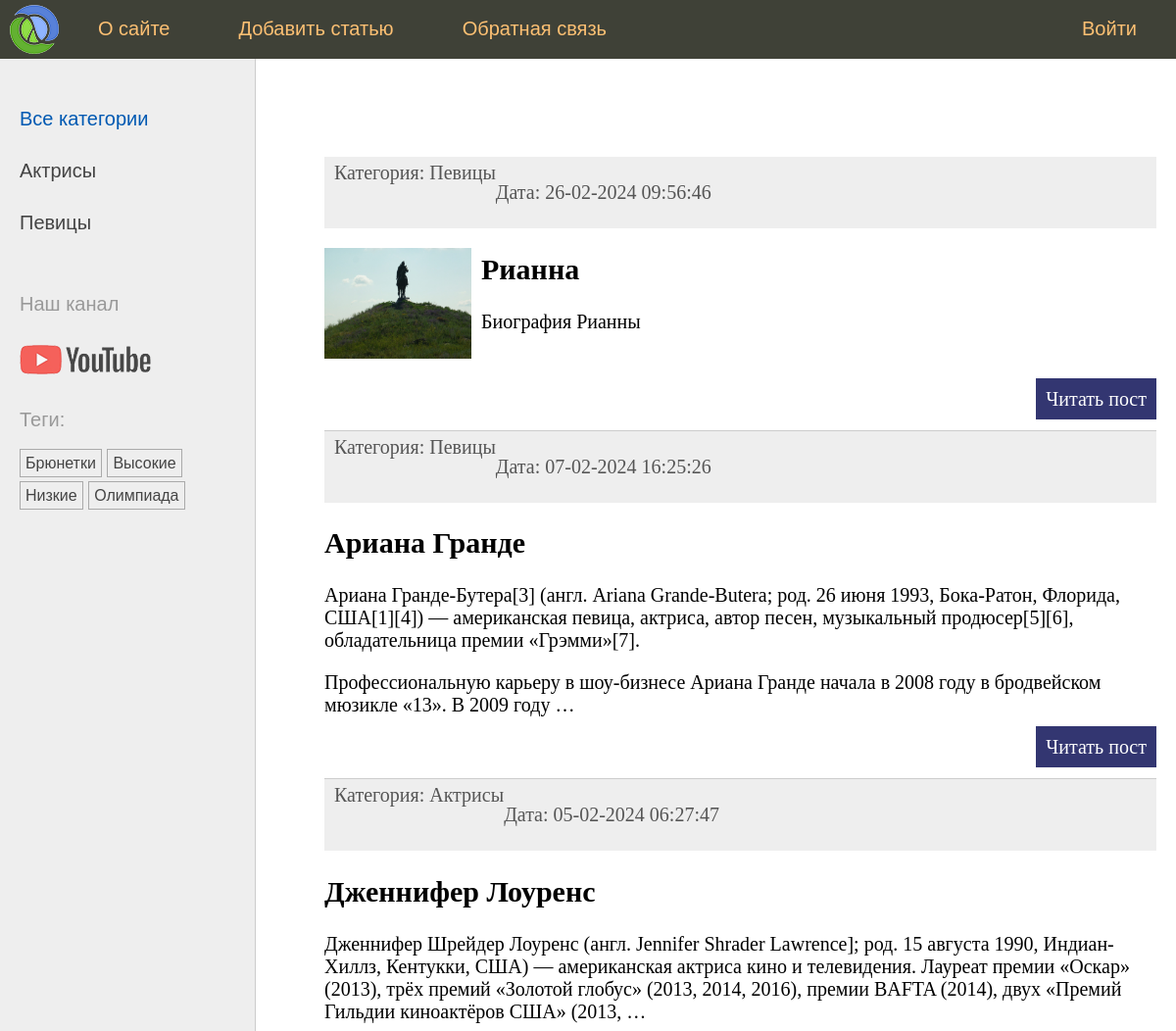
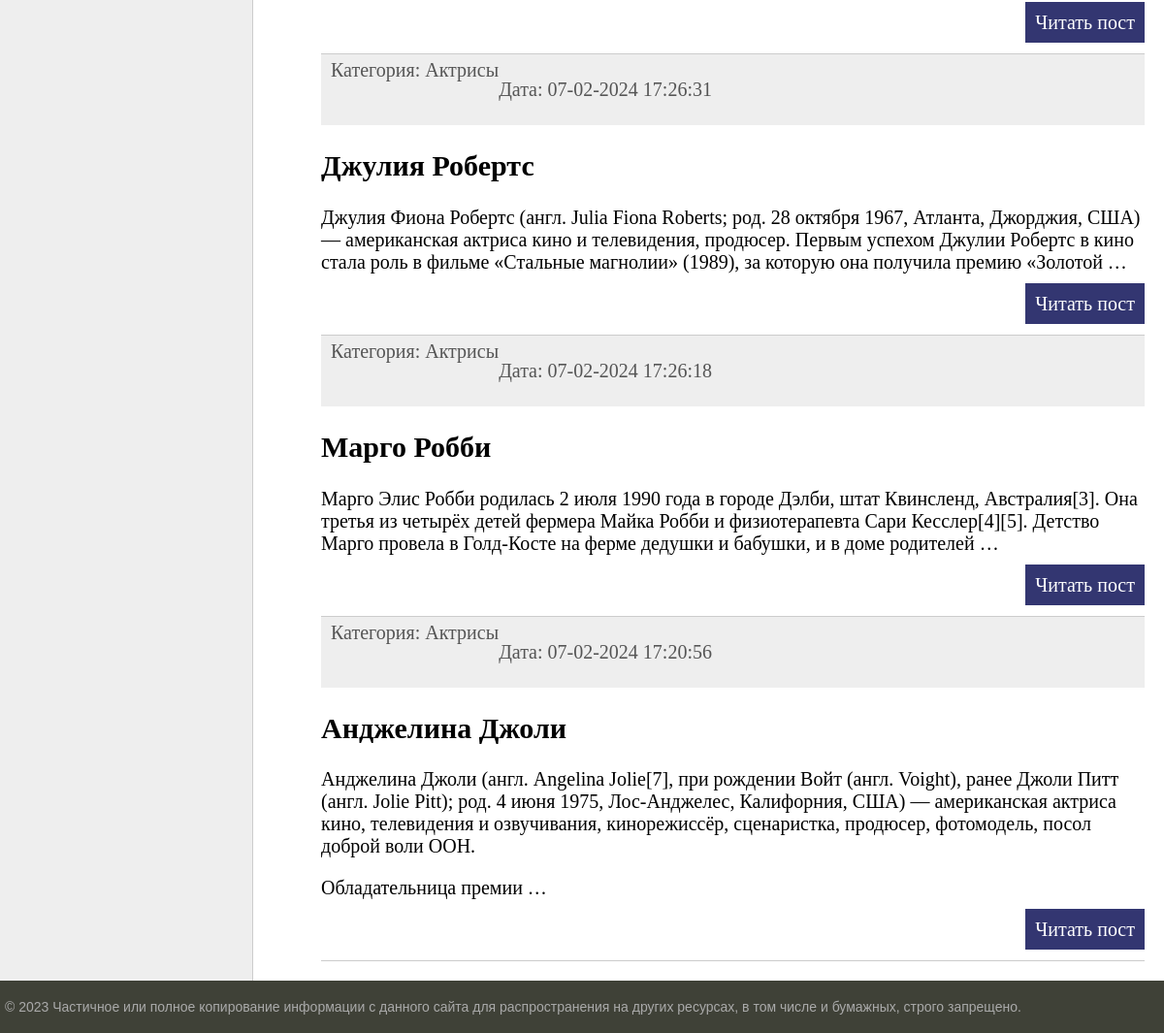
The page / on the database its author committed (2 pictures, top to bottom).
### women/models.py (models this page shows, shortened)
class Category(models.Model):
    name = models.CharField(max_length = 100, db_index=True, verbose_name = "Категория")
    slug = models.SlugField(max_length=255, unique=True, db_index=True, verbose_name = "Slug")
    class Meta:
        verbose_name = "Категория"
        verbose_name_plural = "Категории"
    def get_absolute_url(self):
        return reverse('category', kwargs={'cat_slug': self.slug})

class TagPost(models.Model):
    tag = models.CharField(max_length=100, db_index=True)
    slug = models.SlugField(max_length=255, unique=True, db_index=True)
    def get_absolute_url(self):
        return reverse('tag', kwargs={'tag_slug': self.slug})

class Women(models.Model):
    class Status(models.IntegerChoices):
        DRAFT = 0, 'Черновик'
        PUBLISHED = 1, 'Опубликовано'
    title = models.CharField(max_length = 255, verbose_name = "Заголовок")
    slug = models.SlugField(max_length=255, unique=True, db_index=True, verbose_name = "Slug",                           validators=[
                               MinLengthValidator(5, message="Минимум 5 символов"),
                               MaxLengthValidator(100, message="Максимум 100 символов"),
                           ])
    photo = models.ImageField(upload_to = "photos/%Y/%m/%d/", default=None, blank=True, null=True, verbose_name="Фото")
    content = models.TextField(blank=True, verbose_name = "Текст статьи") #можно оставлять пустым
    time_create = models.DateTimeField(auto_now_add=True, verbose_name = "Время создания") #автоматически заполняется поле в момент появления записи
    time_update = models.DateTimeField(auto_now=True, verbose_name = "Время изменения") #при изменении записи меняется поле
    is_published = models.BooleanField(choices=tuple(map(lambda x: (bool(x[0]), x[1]), Status.choices)), default = Status.DRAFT, verbose_name = "Статус")
    cat = models.ForeignKey('Category', on_delete = models.PROTECT, related_name='posts', verbose_name = "Категории") #Category как строка, т.к. класс определен ниже
    tags = models.ManyToManyField('TagPost', blank=True, related_name='tags', verbose_name = "Теги")
    husband = models.OneToOneField('Husband', on_delete=models.SET_NULL, null=True, blank=True, related_name='woman', verbose_name = "Муж")
    objects = models.Manager()
    published = PublishedManager()
    class Meta:
        verbose_name = "Известные женщины"
        verbose_name_plural = "Известные женщины"
        ordering = ['-time_create']
        indexes = [
            models.Index(fields=['-time_create'])
        ]
    def get_absolute_url(self):
        return reverse('post', kwargs={'post_slug': self.slug})

### women/views.py (the view)
# urls.py: path('', views.WomenHome.as_view(), name = 'home'), #http://127.0.0.1:8000/
class WomenHome(TemplateView):
    template_name = 'women/index.html'
    def get_context_data(self, **kwargs):
        context = super().get_context_data(**kwargs)
        context['title'] = 'Главная страница'
        context['menu'] = menu
        context['posts'] = Women.published.all().select_related('cat')
        context['cat_selected'] = int(self.request.GET.get('cat_id', 0))
        return context

### women/models.py (called while the page is built)
    def get_queryset(self):
        return super().get_queryset().filter(is_published=Women.Status.PUBLISHED)

### women/templatetags/women_tags.py (called while the page is built)
@register.inclusion_tag('women/list_categories.html')
def show_categories(cat_selected=0):
    cats = Category.objects.annotate(total=Count("posts")).filter(total__gt=0)
    return {'cats': cats, 'cat_selected': cat_selected}

@register.inclusion_tag('women/list_tags.html')
def show_all_tags():
    return {'tags': TagPost.objects.annotate(total=Count("tags")).filter(total__gt=0)}

### women/templates/women/index.html (shortened to what this page needs)
{% extends 'base.html' %}
{% block content %}
<ul class="list-articles">
	{% for p in posts %}
		<li><div class="article-panel">
				<p class="first">Категория: {{p.cat.name}}</p>
				<p class="list">Дата: {{p.time_update|date:"d-m-Y H:i:s"}}</p>
			</div>
			{% if p.photo %}
				<p><img class="img-article-left thumb" src="{{p.photo.url}}"></p>
			{% endif %}
			<h2>{{p.title}}</h2>
    {% autoescape off %}
	{{p.content|linebreaks|truncatewords:40}}
    {% endautoescape %}
			<p class="link-read-post"><a href="{{ p.get_absolute_url }}">Читать пост</a></p>
		</li>
	{% endfor %}
</ul>
{% endblock %}

### women/templates/women/list_categories.html
{% for cat in cats %}
{% if cat.id == cat_selected %}
<li class="selected">{{cat.name}}</li>
{% else %}
<li><a href="{{ cat.get_absolute_url }}">{{cat.name}}</a></li>
{% endif %}
{% endfor %}

### women/templates/women/list_tags.html
{% if tags %}
    <p>Теги:</p>
    <ul class="tags-list">
        {% for t in tags %}
        <li><a href="{{ t.get_absolute_url }}">{{t.tag}}</a></li>
        {% endfor %}
    </ul>
{% endif %}

### rows shown on the page
Category: name "Актрисы"
Category: name "Певицы"
TagPost: tag "Брюнетки"
TagPost: tag "Высокие"
TagPost: tag "Низкие"
TagPost: tag "Олимпиада"
Women: cat.name "Певицы", time_update "26-02-2024 09:56:46", photo (picture), title "Рианна", content "Биография Рианны"
Women: cat.name "Певицы", time_update "07-02-2024 16:25:26", title "Ариана Гранде", content "Ариана Гранде-Бутера[3] (англ. Ariana Grande-Butera; род. 26 июня 1993, Бока-Ратон, Флорида, США[1][4]) — американская певица, актриса, автор песен, музыкальный продюсер[5][6], обладательница премии «Грэмми»[7]. Профессиональную карьеру в шоу-бизнесе Ариана Гранде начала в 2008 году в бродвейском мюзикле «13». В 2009 году …"
Women: cat.name "Актрисы", time_update "05-02-2024 06:27:47", title "Дженнифер Лоуренс", content "Дженнифер Шрейдер Лоуренс (англ. Jennifer Shrader Lawrence]; род. 15 августа 1990, Индиан-Хиллз, Кентукки, США) — американская актриса кино и телевидения. Лауреат премии «Оскар» (2013), трёх премий «Золотой глобус» (2013, 2014, 2016), премии BAFTA (2014), двух «Премий Гильдии киноактёров США» (2013, …"
Women: cat.name "Актрисы", time_update "07-02-2024 17:26:31", title "Джулия Робертс", content "Джулия Фиона Робертс (англ. Julia Fiona Roberts; род. 28 октября 1967, Атланта, Джорджия, США) — американская актриса кино и телевидения, продюсер. Первым успехом Джулии Робертс в кино стала роль в фильме «Стальные магнолии» (1989), за которую она получила премию «Золотой …"
Women: cat.name "Актрисы", time_update "07-02-2024 17:26:18", title "Марго Робби", content "Марго Элис Робби родилась 2 июля 1990 года в городе Дэлби, штат Квинсленд, Австралия[3]. Она третья из четырёх детей фермера Майка Робби и физиотерапевта Сари Кесслер[4][5]. Детство Марго провела в Голд-Косте на ферме дедушки и бабушки, и в доме родителей …"
Women: cat.name "Актрисы", time_update "07-02-2024 17:20:56", title "Анджелина Джоли", content "Анджелина Джоли (англ. Angelina Jolie[7], при рождении Войт (англ. Voight), ранее Джоли Питт (англ. Jolie Pitt); род. 4 июня 1975, Лос-Анджелес, Калифорния, США) — американская актриса кино, телевидения и озвучивания, кинорежиссёр, сценаристка, продюсер, фотомодель, посол доброй воли ООН. Обладательница премии …"

### other values the page prints
{{ m.title }} "О сайте" "Добавить статью" "Обратная связь" "Войти"
